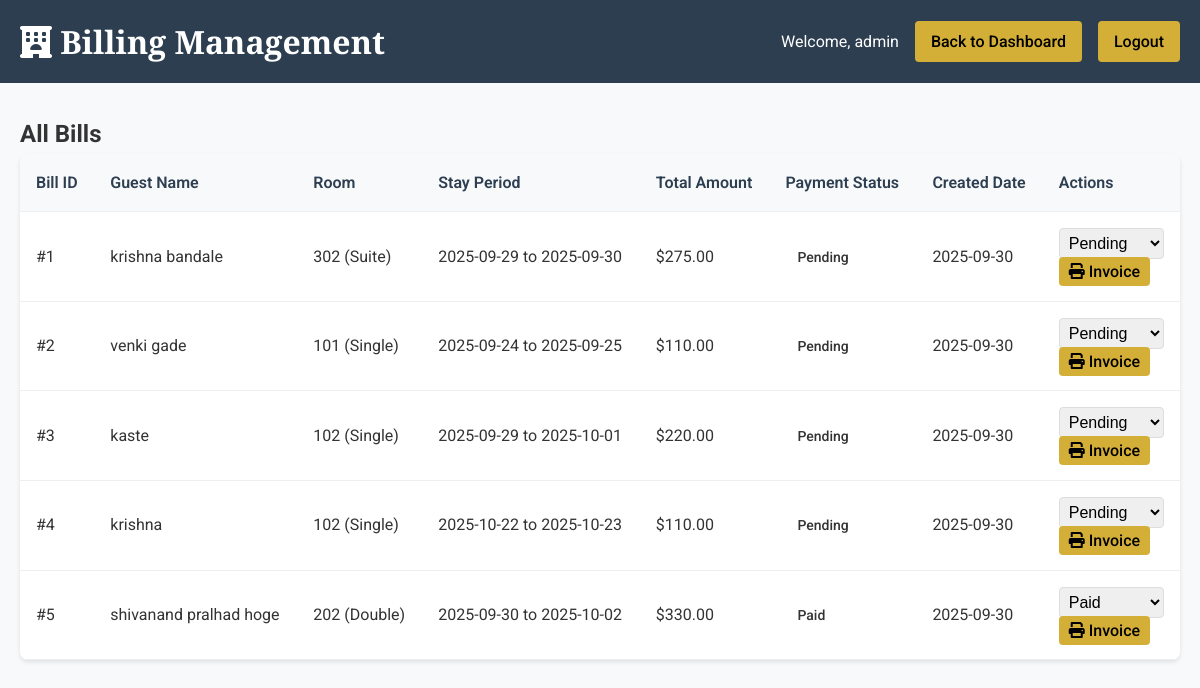
Page /admin/view_bills (signed in) on the committed database.
### tables this page shows
CREATE TABLE bills
                 (id INTEGER PRIMARY KEY, 
                  booking_id INTEGER,
                  room_charge REAL,
                  tax_amount REAL,
                  total_amount REAL,
                  payment_status TEXT DEFAULT 'Pending',
                  created_date DATE,
                  FOREIGN KEY (booking_id) REFERENCES bookings (id));

CREATE TABLE bookings
                 (id INTEGER PRIMARY KEY, guest_name TEXT, guest_email TEXT, 
                  room_id INTEGER, check_in DATE, check_out DATE, status TEXT);

CREATE TABLE rooms
                 (id INTEGER PRIMARY KEY, number TEXT, type TEXT, price REAL, status TEXT);

### app.py (the view)
@app.route('/admin/view_bills')
def view_bills():
    if not session.get('admin_logged_in'):
        return redirect(url_for('admin_login'))
    conn = get_db_connection()
    bills = conn.execute('''
        SELECT bills.*, bookings.guest_name, bookings.guest_email,
               rooms.number as room_number, rooms.type as room_type,
               bookings.check_in, bookings.check_out
        FROM bills
        JOIN bookings ON bills.booking_id = bookings.id
        JOIN rooms ON bookings.room_id = rooms.id
        ORDER BY bills.created_date DESC
    ''').fetchall()
    conn.close()
    return render_template('view_bills.html', bills=bills)

### app.py (called while the page is built)
def get_db_connection():
    conn = sqlite3.connect('hotel.db')
    conn.row_factory = sqlite3.Row
    return conn

### templates/view_bills.html (shortened to what this page needs)
{% extends "base.html" %}
{% block content %}
<div class="admin-dashboard">
    <header class="admin-header">
        <div class="container">
            <h1><i class="fas fa-hotel"></i> Billing Management</h1>
            <div class="admin-info">
                <span>Welcome, {{ session.admin_username }}</span>
                <a href="{{ url_for('admin_dashboard') }}" class="logout-btn">Back to Dashboard</a>
                <a href="{{ url_for('admin_logout') }}" class="logout-btn">Logout</a>
            </div>
        </div>
    </header>
    <div class="container">
        <div class="dashboard-section active">
            <h2>All Bills</h2>
            {% if bills %}
            <div class="bookings-table">
                <table>
                    <thead>
                        <tr>
                            <th>Bill ID</th>
                            <th>Guest Name</th>
                            <th>Room</th>
                            <th>Stay Period</th>
                            <th>Total Amount</th>
                            <th>Payment Status</th>
                            <th>Created Date</th>
                            <th>Actions</th>
                        </tr>
                    </thead>
                    <tbody>
                        {% for bill in bills %}
                        <tr>
                            <td>#{{ bill.id }}</td>
                            <td>{{ bill.guest_name }}</td>
                            <td>{{ bill.room_number }} ({{ bill.room_type }})</td>
                            <td>{{ bill.check_in }} to {{ bill.check_out }}</td>
                            <td>${{ "%.2f"|format(bill.total_amount) }}</td>
                            <td>
                                <span class="status-badge {% if bill.payment_status == 'Paid' %}paid{% elif bill.payment_status == 'Pending' %}pending{% else %}cancelled{% endif %}">
                                    {{ bill.payment_status }}
                                </span>
                            </td>
                            <td>{{ bill.created_date }}</td>
                            <td>
                                <div class="billing-actions">
                                    <form method="POST" action="{{ url_for('update_payment_status') }}">
                                        <select name="payment_status" onchange="this.form.submit()" style="padding: 5px;">
                                            <option value="Pending" {% if bill.payment_status == 'Pending' %}selected{% endif %}>Pending</option>
                                            <option value="Paid" {% if bill.payment_status == 'Paid' %}selected{% endif %}>Paid</option>
                                        </select>
                                    </form>
                                    <a href="{{ url_for('print_invoice', bill_id=bill.id) }}" target="_blank"
                                       class="logout-btn" style="padding: 5px 10px; text-decoration: none;">
                                        <i class="fas fa-print"></i> Invoice
                                    </a>
                                </div>
                            </td>
                        </tr>
                        {% endfor %}
                    </tbody>
                </table>
            </div>
            {% else %}
            <div class="no-bills" style="text-align: center; padding: 2rem;">
                <h3>No bills generated yet.</h3>
                <p>Generate bills from the booking management section.</p>
            </div>
            {% endif %}
        </div>
    </div>
</div>
{% endblock %}

### static/css/style.css (style rules this page uses)
* { margin: 0; padding: 0; box-sizing: border-box; }
body { font-family: 'Roboto', sans-serif; line-height: 1.6; color: #333; }
.container { max-width: 1200px; margin: 0 auto; padding: 0 20px; }
input, select { width: 100%; padding: 0.75rem; border: 1px solid #ddd; border-radius: 4px; font-size: 1rem; }
.admin-dashboard { min-height: 100vh; background: #f8f9fa; }
.admin-header { background: #2c3e50; color: #fff; padding: 1rem 0; }
.admin-header .container { display: flex; justify-content: space-between; align-items: center; }
.admin-header h1 { font-family: 'Playfair Display', serif; }
.admin-info { display: flex; align-items: center; gap: 1rem; }
.logout-btn { background: #d4af37; color: #000; padding: 0.5rem 1rem; text-decoration: none; border-radius: 4px; font-weight: 500; }
.dashboard-section { display: none; padding: 2rem 0; }
.dashboard-section.active { display: block; }
.rooms-table, .bookings-table { background: #fff; border-radius: 8px; overflow: hidden; box-shadow: 0 2px 4px rgba(0, 0, 0, 0.1); }
table { width: 100%; border-collapse: collapse; }
th, td { padding: 1rem; text-align: left; border-bottom: 1px solid #eee; }
th { background: #f8f9fa; font-weight: 600; color: #2c3e50; }
.status-badge { padding: 0.25rem 0.75rem; border-radius: 20px; font-size: 0.875rem; font-weight: 500; }

### rows in the picture
bills: id "1", guest_name "krishna bandale", room_number "302", room_type "Suite", check_in "2025-09-29", check_out "2025-09-30", total_amount "275.00", payment_status "Pending", created_date "2025-09-30"
bills: id "2", guest_name "venki gade", room_number "101", room_type "Single", check_in "2025-09-24", check_out "2025-09-25", total_amount "110.00", payment_status "Pending", created_date "2025-09-30"
bills: id "3", guest_name "kaste", room_number "102", room_type "Single", check_in "2025-09-29", check_out "2025-10-01", total_amount "220.00", payment_status "Pending", created_date "2025-09-30"
bills: id "4", guest_name "krishna", room_number "102", room_type "Single", check_in "2025-10-22", check_out "2025-10-23", total_amount "110.00", payment_status "Pending", created_date "2025-09-30"
bills: id "5", guest_name "shivanand pralhad hoge", room_number "202", room_type "Double", check_in "2025-09-30", check_out "2025-10-02", total_amount "330.00", payment_status "Paid", created_date "2025-09-30"

### other values in the picture
{{ session.admin_username }} "admin"
